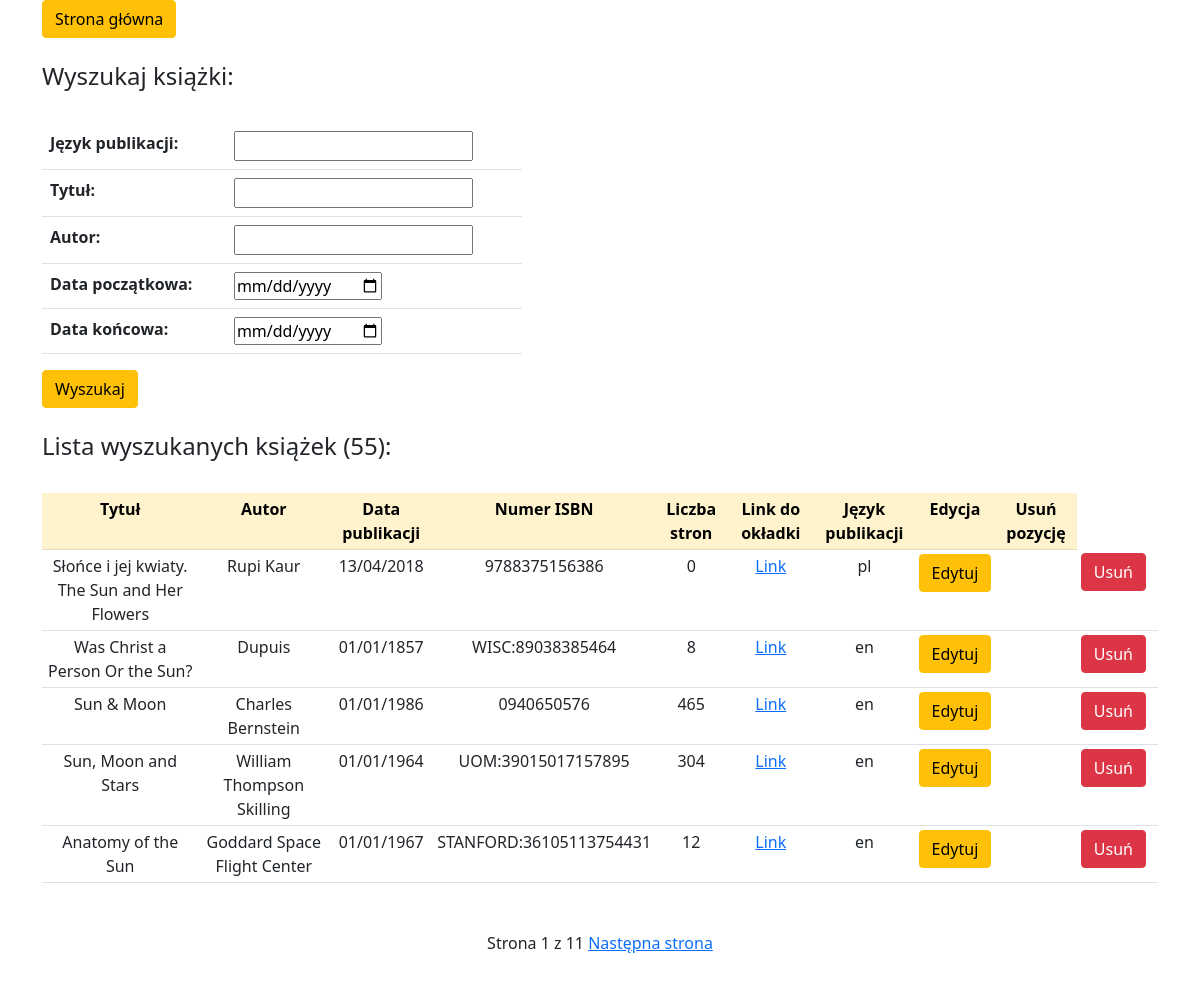
Page /show/ on the committed database.
### books/models.py (models this page shows, shortened)
class Book(models.Model):
    tytuł = models.CharField(max_length=50)
    autor = models.CharField(max_length=30)
    data_publikacji = models.DateField(help_text='yyyy-mm-dd')
    numer_isbn = models.CharField(max_length=20, verbose_name='Numer ISBN')
    liczba_stron = models.PositiveSmallIntegerField(default=0)
    link_do_okładki = models.URLField()
    język_publikacji = models.CharField(max_length=20)

### books/views.py (the view)
# urls.py: path('show/', SearchResultView.as_view(), name='show'),
class SearchResultView(FilterView):
    model = Book
    context_object_name = 'book_list'
    template_name = 'books/show.html'
    filterset_class = BookFilter
    paginate_by = 5

### books/templates/books/show.html (shortened to what this page needs)
<!DOCTYPE html>
<html>
  <head>
    <link href="https://cdn.jsdelivr.net/npm/bootstrap@5.0.0-beta1/dist/css/bootstrap.min.css" rel="stylesheet">
  </head>
  <body>
    <div class="container">
      <a href = "{% url 'index' %}" class="btn btn-warning">Strona główna</a><br>
      <br>
      <h4>Wyszukaj książki:</h4>
      <br>
      <form action = "" method = "GET">
        <table class='table' style="max-width: 30rem;">
          {{ filter.form.as_table }}
        </table>
        <button type="submit" class="btn btn-warning">Wyszukaj</button>
      </form>
      <br>
      <h4>Lista wyszukanych książek ({{ filter.qs.count }}):</h4>
      <br>
      {% if filter %}
      <table class='table table-sm' style="max-width: 100rem;">
        <tr align="center" class="table-warning">
          <th> Tytuł </th>
          <th> Autor </th>
          <th> Data publikacji </th>
          <th> Numer ISBN </th>
          <th> Liczba stron </th>
          <th> Link do okładki </th>
          <th> Język publikacji </th>
          <th> Edycja </th>
          <th> Usuń pozycję </th>
        </tr>
        {% for book in book_list %}
          <tr align="center">
            <td>{{ book.tytuł }}</td>
            <td>{{ book.autor }}</td>
            <td>{{ book.data_publikacji|date:"d/m/Y" }}</td>
            <td>{{ book.numer_isbn }}</td>
            <td>{{ book.liczba_stron }}</td>
            <td><a href = "{{ book.link_do_okładki }}">Link</a></td>
            <td>{{ book.język_publikacji }}</td>
            <td><a href = "{% url 'update' book.id %}" class="btn btn-warning">Edytuj</a><td>
            <td><a href = "{% url 'delete' book.id %}" class="btn btn-danger">Usuń</a><td>
          </tr>
        {% endfor %}
      </table>
      {% endif %}
      {% if is_paginated %}
      <div class="pagination justify-content-center my-5">
        <span class="page-links">
            <span class="page-current">
            Strona {{ page_obj.number }} z {{ page_obj.paginator.num_pages }}
            </span>
            {% if page_obj.has_next %}
              <a href="{% url 'show' %}?page={{ page_obj.next_page_number }}">Następna strona</a>
            {% endif %}
        </span>
      </div>
      {% endif %}
    </div>
  </body>
</html>

### rows in the picture
Book: tytuł "Słońce i jej kwiaty. The Sun and Her Flowers", autor "Rupi Kaur", data_publikacji "13/04/2018", numer_isbn "9788375156386", liczba_stron "0", język_publikacji "pl"
Book: tytuł "Was Christ a Person Or the Sun?", autor "Dupuis", data_publikacji "01/01/1857", numer_isbn "WISC:89038385464", liczba_stron "8", język_publikacji "en"
Book: tytuł "Sun & Moon", autor "Charles Bernstein", data_publikacji "01/01/1986", numer_isbn "0940650576", liczba_stron "465", język_publikacji "en"
Book: tytuł "Sun, Moon and Stars", autor "William Thompson Skilling", data_publikacji "01/01/1964", numer_isbn "UOM:39015017157895", liczba_stron "304", język_publikacji "en"
Book: tytuł "Anatomy of the Sun", autor "Goddard Space Flight Center", data_publikacji "01/01/1967", numer_isbn "STANFORD:36105113754431", liczba_stron "12", język_publikacji "en"

### other values in the picture
{{ filter.qs.count }} "55"
{{ page_obj.number }} "1"
{{ page_obj.paginator.num_pages }} "11"
